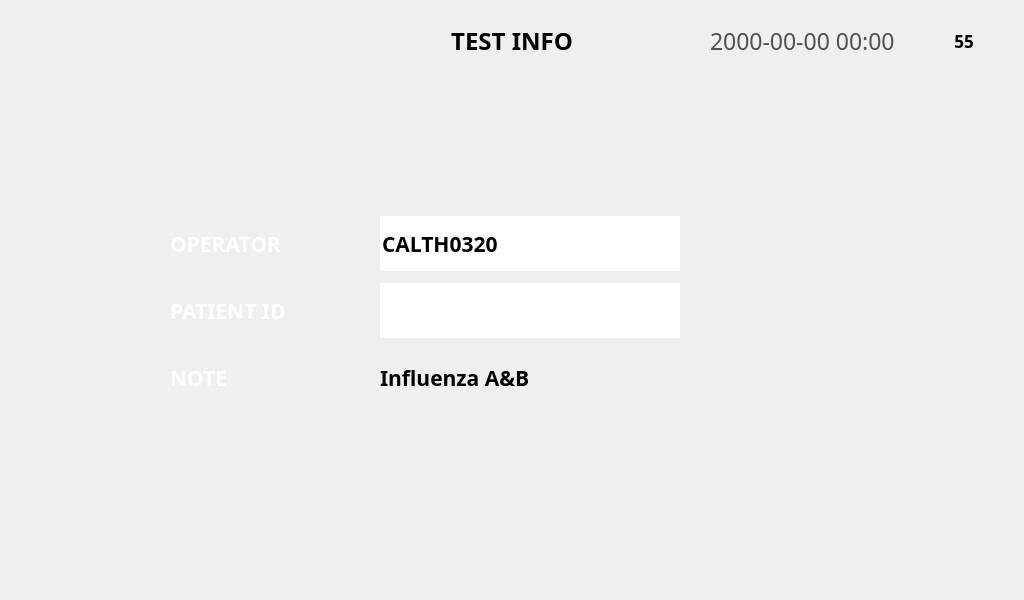
<?xml version="1.0" encoding="UTF-8"?>
<ui version="4.0">
 <class>TestInfoViewWindow</class>
 <widget class="QMainWindow" name="TestInfoViewWindow">
  <property name="geometry">
   <rect>
    <x>0</x>
    <y>0</y>
    <width>1024</width>
    <height>600</height>
   </rect>
  </property>
  <property name="windowTitle">
   <string notr="true">Home</string>
  </property>
  <property name="unifiedTitleAndToolBarOnMac">
   <bool>false</bool>
  </property>
  <widget class="QWidget" name="centralwidget">
   <widget class="QPushButton" name="pushButton_TestInfoBackArrow">
    <property name="geometry">
     <rect>
      <x>14</x>
      <y>16</y>
      <width>50</width>
      <height>50</height>
     </rect>
    </property>
    <property name="font">
     <font>
      <family>Arial</family>
      <pointsize>12</pointsize>
      <weight>75</weight>
      <bold>true</bold>
     </font>
    </property>
    <property name="text">
     <string/>
    </property>
    <property name="icon">
     <iconset>
      <normaloff>image/Icon/BackArrow.png</normaloff>image/Icon/BackArrow.png</iconset>
    </property>
    <property name="flat">
     <bool>true</bool>
    </property>
   </widget>
   <widget class="QPushButton" name="pushButton_TestInfoOK">
    <property name="geometry">
     <rect>
      <x>740</x>
      <y>237</y>
      <width>150</width>
      <height>150</height>
     </rect>
    </property>
    <property name="text">
     <string/>
    </property>
    <property name="icon">
     <iconset>
      <normaloff>image/04_TestInfo/TestInfo_OK_DK.png</normaloff>image/04_TestInfo/TestInfo_OK_DK.png</iconset>
    </property>
    <property name="iconSize">
     <size>
      <width>150</width>
      <height>150</height>
     </size>
    </property>
    <property name="flat">
     <bool>true</bool>
    </property>
   </widget>
   <widget class="QLabel" name="label_2">
    <property name="geometry">
     <rect>
      <x>934</x>
      <y>26</y>
      <width>64</width>
      <height>30</height>
     </rect>
    </property>
    <property name="text">
     <string/>
    </property>
    <property name="pixmap">
     <pixmap>image/Icon/Battery_Icon-050.png</pixmap>
    </property>
   </widget>
   <widget class="QLabel" name="label_OP_BG">
    <property name="geometry">
     <rect>
      <x>133</x>
      <y>216</y>
      <width>218</width>
      <height>55</height>
     </rect>
    </property>
    <property name="frameShape">
     <enum>QFrame::NoFrame</enum>
    </property>
    <property name="text">
     <string/>
    </property>
    <property name="pixmap">
     <pixmap>image/06_Result/Result_TitleBar.png</pixmap>
    </property>
    <property name="alignment">
     <set>Qt::AlignCenter</set>
    </property>
   </widget>
   <widget class="QLabel" name="label_PA_BG">
    <property name="geometry">
     <rect>
      <x>133</x>
      <y>283</y>
      <width>218</width>
      <height>55</height>
     </rect>
    </property>
    <property name="frameShape">
     <enum>QFrame::NoFrame</enum>
    </property>
    <property name="text">
     <string/>
    </property>
    <property name="pixmap">
     <pixmap>image/06_Result/Result_TitleBar.png</pixmap>
    </property>
    <property name="alignment">
     <set>Qt::AlignCenter</set>
    </property>
   </widget>
   <widget class="QLabel" name="label_NOTE_BG">
    <property name="geometry">
     <rect>
      <x>133</x>
      <y>350</y>
      <width>218</width>
      <height>55</height>
     </rect>
    </property>
    <property name="frameShape">
     <enum>QFrame::NoFrame</enum>
    </property>
    <property name="text">
     <string/>
    </property>
    <property name="pixmap">
     <pixmap>image/06_Result/Result_TitleBar.png</pixmap>
    </property>
    <property name="alignment">
     <set>Qt::AlignCenter</set>
    </property>
   </widget>
   <widget class="QLabel" name="label_OPI_BG">
    <property name="geometry">
     <rect>
      <x>360</x>
      <y>216</y>
      <width>330</width>
      <height>55</height>
     </rect>
    </property>
    <property name="frameShape">
     <enum>QFrame::NoFrame</enum>
    </property>
    <property name="text">
     <string/>
    </property>
    <property name="pixmap">
     <pixmap>image/04_TestInfo/TestInfo_BKGData.png</pixmap>
    </property>
    <property name="alignment">
     <set>Qt::AlignCenter</set>
    </property>
   </widget>
   <widget class="QLabel" name="label_PAI_BG">
    <property name="geometry">
     <rect>
      <x>360</x>
      <y>283</y>
      <width>330</width>
      <height>55</height>
     </rect>
    </property>
    <property name="frameShape">
     <enum>QFrame::NoFrame</enum>
    </property>
    <property name="text">
     <string/>
    </property>
    <property name="pixmap">
     <pixmap>image/04_TestInfo/TestInfo_BKGData.png</pixmap>
    </property>
    <property name="alignment">
     <set>Qt::AlignCenter</set>
    </property>
   </widget>
   <widget class="QLabel" name="label_NOTE1_BG">
    <property name="geometry">
     <rect>
      <x>360</x>
      <y>350</y>
      <width>330</width>
      <height>55</height>
     </rect>
    </property>
    <property name="frameShape">
     <enum>QFrame::NoFrame</enum>
    </property>
    <property name="text">
     <string/>
    </property>
    <property name="pixmap">
     <pixmap>image/04_TestInfo/TestInfo_BKGData.png</pixmap>
    </property>
    <property name="alignment">
     <set>Qt::AlignCenter</set>
    </property>
   </widget>
   <widget class="QLabel" name="label_OP">
    <property name="geometry">
     <rect>
      <x>170</x>
      <y>216</y>
      <width>150</width>
      <height>55</height>
     </rect>
    </property>
    <property name="palette">
     <palette>
      <active>
       <colorrole role="WindowText">
        <brush brushstyle="SolidPattern">
         <color alpha="255">
          <red>255</red>
          <green>255</green>
          <blue>255</blue>
         </color>
        </brush>
       </colorrole>
      </active>
      <inactive>
       <colorrole role="WindowText">
        <brush brushstyle="SolidPattern">
         <color alpha="255">
          <red>255</red>
          <green>255</green>
          <blue>255</blue>
         </color>
        </brush>
       </colorrole>
      </inactive>
      <disabled>
       <colorrole role="WindowText">
        <brush brushstyle="SolidPattern">
         <color alpha="255">
          <red>120</red>
          <green>120</green>
          <blue>120</blue>
         </color>
        </brush>
       </colorrole>
      </disabled>
     </palette>
    </property>
    <property name="font">
     <font>
      <family>Pretendard</family>
      <pointsize>16</pointsize>
      <weight>75</weight>
      <bold>true</bold>
     </font>
    </property>
    <property name="text">
     <string>OPERATOR</string>
    </property>
   </widget>
   <widget class="QLabel" name="label_PA">
    <property name="geometry">
     <rect>
      <x>170</x>
      <y>283</y>
      <width>150</width>
      <height>55</height>
     </rect>
    </property>
    <property name="palette">
     <palette>
      <active>
       <colorrole role="WindowText">
        <brush brushstyle="SolidPattern">
         <color alpha="255">
          <red>255</red>
          <green>255</green>
          <blue>255</blue>
         </color>
        </brush>
       </colorrole>
      </active>
      <inactive>
       <colorrole role="WindowText">
        <brush brushstyle="SolidPattern">
         <color alpha="255">
          <red>255</red>
          <green>255</green>
          <blue>255</blue>
         </color>
        </brush>
       </colorrole>
      </inactive>
      <disabled>
       <colorrole role="WindowText">
        <brush brushstyle="SolidPattern">
         <color alpha="255">
          <red>120</red>
          <green>120</green>
          <blue>120</blue>
         </color>
        </brush>
       </colorrole>
      </disabled>
     </palette>
    </property>
    <property name="font">
     <font>
      <family>Pretendard</family>
      <pointsize>16</pointsize>
      <weight>75</weight>
      <bold>true</bold>
     </font>
    </property>
    <property name="text">
     <string>PATIENT ID</string>
    </property>
   </widget>
   <widget class="QLabel" name="label_NOTE">
    <property name="geometry">
     <rect>
      <x>170</x>
      <y>350</y>
      <width>150</width>
      <height>55</height>
     </rect>
    </property>
    <property name="palette">
     <palette>
      <active>
       <colorrole role="WindowText">
        <brush brushstyle="SolidPattern">
         <color alpha="255">
          <red>255</red>
          <green>255</green>
          <blue>255</blue>
         </color>
        </brush>
       </colorrole>
      </active>
      <inactive>
       <colorrole role="WindowText">
        <brush brushstyle="SolidPattern">
         <color alpha="255">
          <red>255</red>
          <green>255</green>
          <blue>255</blue>
         </color>
        </brush>
       </colorrole>
      </inactive>
      <disabled>
       <colorrole role="WindowText">
        <brush brushstyle="SolidPattern">
         <color alpha="255">
          <red>120</red>
          <green>120</green>
          <blue>120</blue>
         </color>
        </brush>
       </colorrole>
      </disabled>
     </palette>
    </property>
    <property name="font">
     <font>
      <family>Pretendard</family>
      <pointsize>16</pointsize>
      <weight>75</weight>
      <bold>true</bold>
     </font>
    </property>
    <property name="text">
     <string>NOTE</string>
    </property>
   </widget>
   <widget class="QLabel" name="label_NOTE1">
    <property name="geometry">
     <rect>
      <x>380</x>
      <y>350</y>
      <width>300</width>
      <height>55</height>
     </rect>
    </property>
    <property name="font">
     <font>
      <family>Pretendard</family>
      <pointsize>16</pointsize>
      <weight>75</weight>
      <bold>true</bold>
     </font>
    </property>
    <property name="text">
     <string>Influenza A&amp;B</string>
    </property>
   </widget>
   <widget class="QLabel" name="label_DateNClock">
    <property name="geometry">
     <rect>
      <x>710</x>
      <y>24</y>
      <width>210</width>
      <height>34</height>
     </rect>
    </property>
    <property name="palette">
     <palette>
      <active>
       <colorrole role="WindowText">
        <brush brushstyle="SolidPattern">
         <color alpha="255">
          <red>79</red>
          <green>79</green>
          <blue>79</blue>
         </color>
        </brush>
       </colorrole>
      </active>
      <inactive>
       <colorrole role="WindowText">
        <brush brushstyle="SolidPattern">
         <color alpha="255">
          <red>79</red>
          <green>79</green>
          <blue>79</blue>
         </color>
        </brush>
       </colorrole>
      </inactive>
      <disabled>
       <colorrole role="WindowText">
        <brush brushstyle="SolidPattern">
         <color alpha="255">
          <red>120</red>
          <green>120</green>
          <blue>120</blue>
         </color>
        </brush>
       </colorrole>
      </disabled>
     </palette>
    </property>
    <property name="font">
     <font>
      <family>Pretendard</family>
      <pointsize>17</pointsize>
      <weight>50</weight>
      <bold>false</bold>
     </font>
    </property>
    <property name="text">
     <string>2000-00-00 00:00</string>
    </property>
    <property name="alignment">
     <set>Qt::AlignLeading|Qt::AlignLeft|Qt::AlignVCenter</set>
    </property>
   </widget>
   <widget class="QLabel" name="label">
    <property name="geometry">
     <rect>
      <x>407</x>
      <y>24</y>
      <width>210</width>
      <height>34</height>
     </rect>
    </property>
    <property name="palette">
     <palette>
      <active>
       <colorrole role="WindowText">
        <brush brushstyle="SolidPattern">
         <color alpha="255">
          <red>0</red>
          <green>0</green>
          <blue>0</blue>
         </color>
        </brush>
       </colorrole>
      </active>
      <inactive>
       <colorrole role="WindowText">
        <brush brushstyle="SolidPattern">
         <color alpha="255">
          <red>0</red>
          <green>0</green>
          <blue>0</blue>
         </color>
        </brush>
       </colorrole>
      </inactive>
      <disabled>
       <colorrole role="WindowText">
        <brush brushstyle="SolidPattern">
         <color alpha="255">
          <red>120</red>
          <green>120</green>
          <blue>120</blue>
         </color>
        </brush>
       </colorrole>
      </disabled>
     </palette>
    </property>
    <property name="font">
     <font>
      <family>Pretendard</family>
      <pointsize>18</pointsize>
      <weight>75</weight>
      <bold>true</bold>
     </font>
    </property>
    <property name="text">
     <string>TEST INFO</string>
    </property>
    <property name="alignment">
     <set>Qt::AlignCenter</set>
    </property>
   </widget>
   <widget class="QLabel" name="label_BatteryGuage">
    <property name="geometry">
     <rect>
      <x>945</x>
      <y>26</y>
      <width>38</width>
      <height>30</height>
     </rect>
    </property>
    <property name="palette">
     <palette>
      <active>
       <colorrole role="WindowText">
        <brush brushstyle="SolidPattern">
         <color alpha="255">
          <red>0</red>
          <green>0</green>
          <blue>0</blue>
         </color>
        </brush>
       </colorrole>
      </active>
      <inactive>
       <colorrole role="WindowText">
        <brush brushstyle="SolidPattern">
         <color alpha="255">
          <red>0</red>
          <green>0</green>
          <blue>0</blue>
         </color>
        </brush>
       </colorrole>
      </inactive>
      <disabled>
       <colorrole role="WindowText">
        <brush brushstyle="SolidPattern">
         <color alpha="255">
          <red>120</red>
          <green>120</green>
          <blue>120</blue>
         </color>
        </brush>
       </colorrole>
      </disabled>
     </palette>
    </property>
    <property name="font">
     <font>
      <family>Pretendard</family>
      <pointsize>13</pointsize>
      <weight>75</weight>
      <bold>true</bold>
     </font>
    </property>
    <property name="text">
     <string>55</string>
    </property>
    <property name="alignment">
     <set>Qt::AlignCenter</set>
    </property>
   </widget>
   <widget class="QLineEdit" name="lineEdit_PatientID">
    <property name="geometry">
     <rect>
      <x>380</x>
      <y>283</y>
      <width>300</width>
      <height>55</height>
     </rect>
    </property>
    <property name="font">
     <font>
      <family>Pretendard</family>
      <pointsize>16</pointsize>
      <weight>75</weight>
      <bold>true</bold>
     </font>
    </property>
    <property name="text">
     <string/>
    </property>
    <property name="frame">
     <bool>false</bool>
    </property>
   </widget>
   <widget class="QLineEdit" name="lineEdit_Operator">
    <property name="geometry">
     <rect>
      <x>380</x>
      <y>216</y>
      <width>300</width>
      <height>55</height>
     </rect>
    </property>
    <property name="font">
     <font>
      <family>Pretendard</family>
      <pointsize>16</pointsize>
      <weight>75</weight>
      <bold>true</bold>
     </font>
    </property>
    <property name="text">
     <string>CALTH0320</string>
    </property>
    <property name="frame">
     <bool>false</bool>
    </property>
   </widget>
  </widget>
 </widget>
 <resources/>
 <connections/>
</ui>
